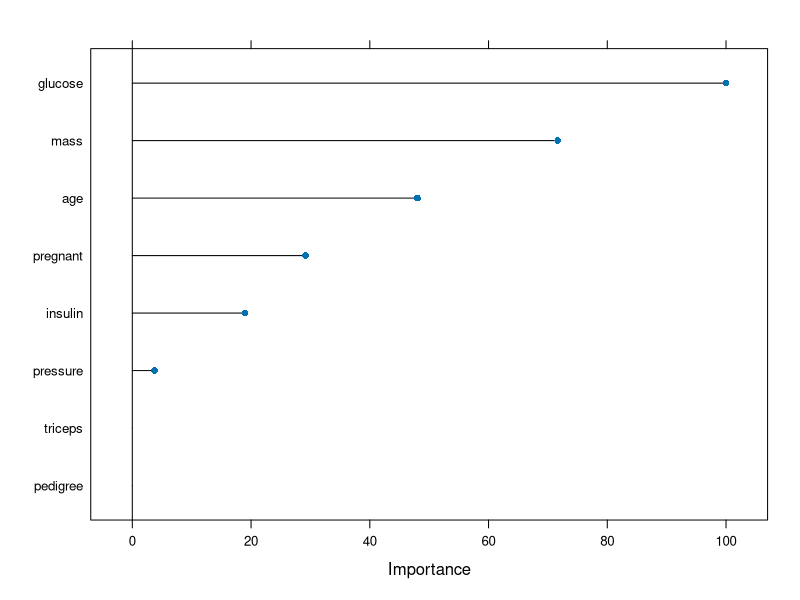
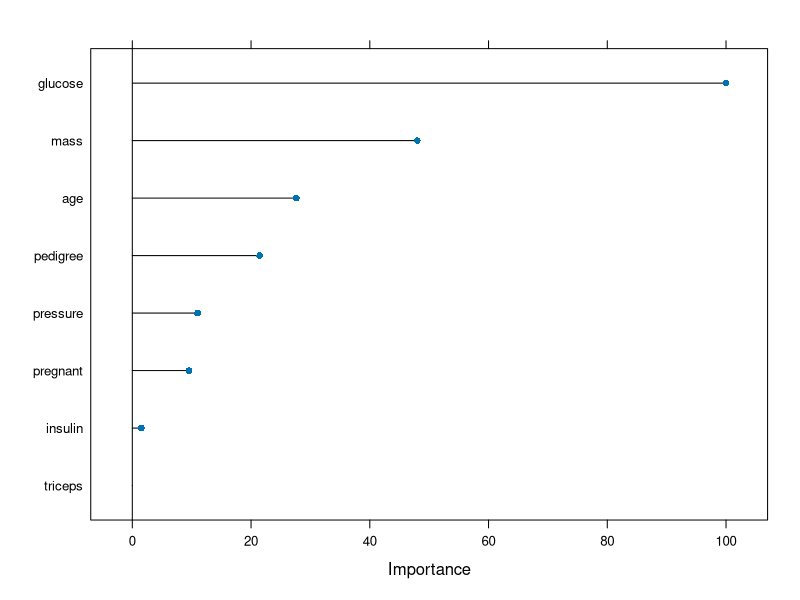
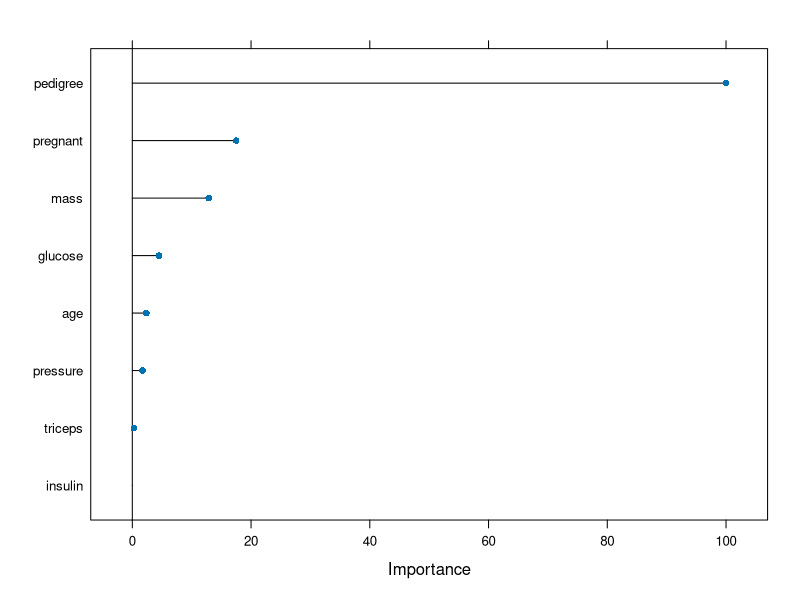
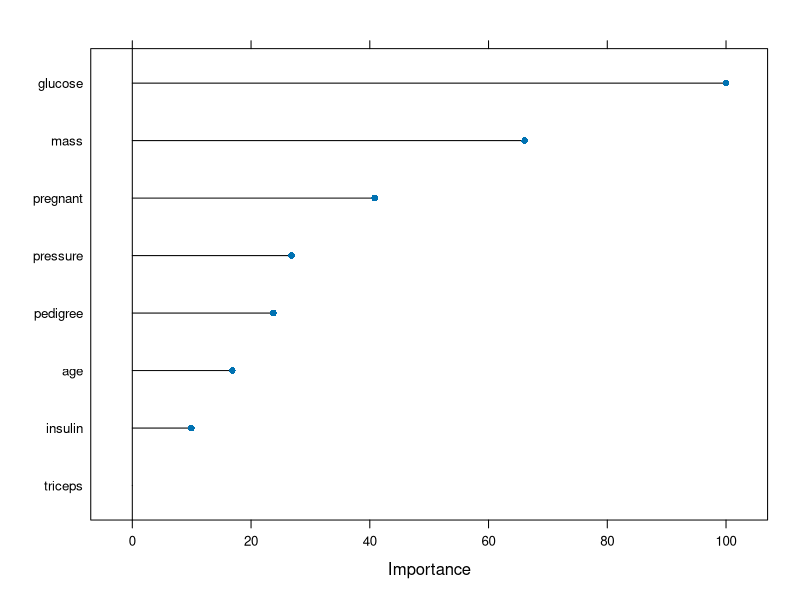
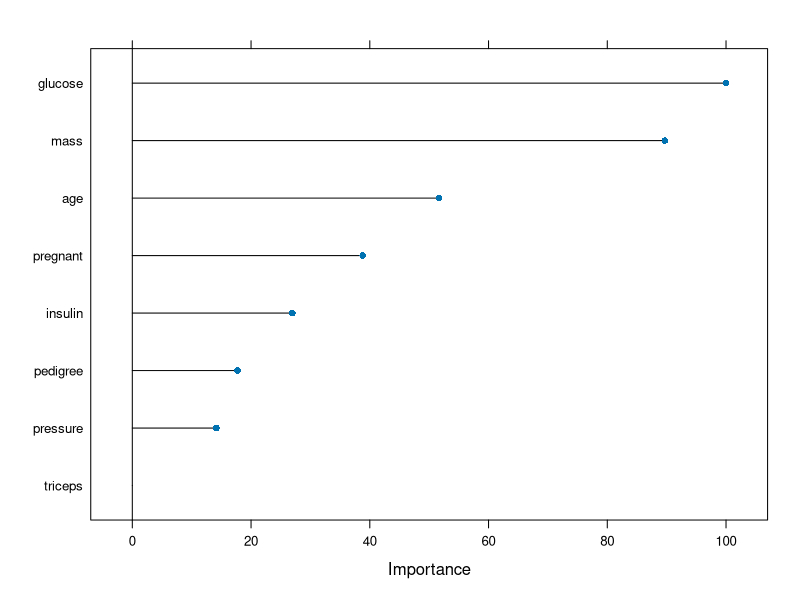

Here is the R script that generated these plots, in order:
## ---- chunk 1
knitr::opts_chunk$set(message = FALSE, warning = FALSE)
## ---- chunk 2
library(mlbench)
library(tidyverse)
library(caret)
data(PimaIndiansDiabetes)
df <- tibble(PimaIndiansDiabetes)
## ---- chunk 3
df = drop_na(df)
splitIndex <- createDataPartition(df$diabetes, p = .70, 
                                  list = FALSE)
df_train <- df[ splitIndex,]
df_test <- df[-splitIndex,]

model1 <- train(diabetes~., data=df_train, 
                method = "rpart2",
                maxdepth=3)
pred <- predict(model1, df_test)
cm <- confusionMatrix(data = pred, reference = df_test$diabetes, positive = "pos")
cm$overall[1]

plot(varImp(model1))

model2 <- train(diabetes~., data=df_train, 
                method = "rf",
                ntree = 1000) 
pred2 <- predict(model2, df_test)
cm2 <- confusionMatrix(data = pred2, reference = df_test$diabetes, positive = "pos")
cm2$overall[1]

plot(varImp(model2))
## ---- chunk 4
model3 <- train(diabetes~., data=df_train, 
                method = "glmnet") 
pred3 <- predict(model3, df_test)
cm3 <- confusionMatrix(data = pred3, reference = df_test$diabetes, positive = "pos")
cm3$overall[1]

plot(varImp(model3))
## ---- chunk 5
model4 <- train(diabetes~., data=df_train, 
                method = "glm") 
pred4 <- predict(model4, df_test)
cm4 <- confusionMatrix(data = pred4, reference = df_test$diabetes, positive = "pos")
cm4$overall[1]

plot(varImp(model4))

model5 <- train(diabetes~., data=df_train, 
                method = "rpart1SE")
pred5 <- predict(model5, df_test)
cm5 <- confusionMatrix(data = pred5, reference = df_test$diabetes, positive = "pos")
cm5$overall[1]

plot(varImp(model5))
